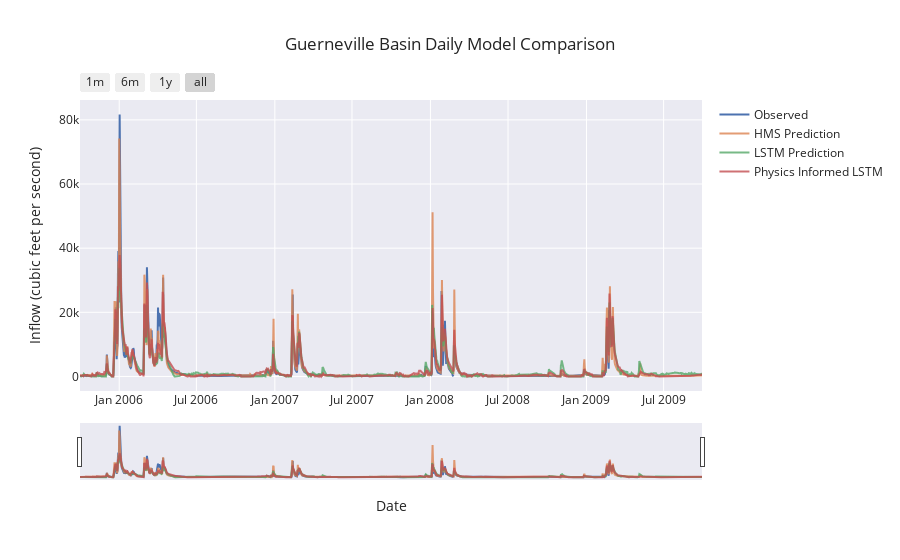

Source (notebook cell):
### Code cell
fancyCombinedPlot(lstm_results=lstm_results_path_ext, lstmPhysics_results= lstmPhysics_results_path_ext, HMS_results=path_to_physics_data, title='Guerneville Basin Daily Model Comparison', fName = "guerneville_daily_metrics.csv")

### Figure 1 — Plotly figure (JSON) as saved in the notebook; plotly's stock layout.template omitted (floating-point values rounded to 4 significant figures; data arrays with more than 128 entries replaced by an {"elided": "..."} marker saying what was removed)
{"data": [{"mode": "lines", "name": "Observed", "type": "scatter", "x": {"elided": "1460 str values"}, "y": {"elided": "1460 float values"}}, {"mode": "lines", "name": "HMS Prediction", "opacity": 0.8, "type": "scatter", "x": {"elided": "1460 str values"}, "y": {"elided": "1460 float values"}}, {"mode": "lines", "name": "LSTM Prediction", "opacity": 0.8, "type": "scatter", "x": {"elided": "1460 str values"}, "y": {"elided": "1460 float values"}}, {"mode": "lines", "name": "Physics Informed LSTM", "opacity": 0.8, "type": "scatter", "x": {"elided": "1460 str values"}, "y": {"elided": "1460 float values"}}], "layout": {"autosize": true, "hovermode": "x unified", "title": {"text": "Guerneville Basin Daily Model Comparison"}, "xaxis": {"autorange": true, "range": ["2005-10-01", "2009-09-29"], "rangeselector": {"buttons": [{"count": 1, "label": "1m", "step": "month", "stepmode": "backward"}, {"count": 6, "label": "6m", "step": "month", "stepmode": "backward"}, {"count": 1, "label": "1y", "step": "year", "stepmode": "backward"}, {"step": "all"}]}, "rangeslider": {"autorange": true, "range": ["2005-10-01", "2009-09-29"], "visible": true, "yaxis": {"_template": null, "rangemode": "match"}}, "title": {"text": "Date"}, "type": "date"}, "yaxis": {"autorange": true, "range": [-4537.0, 86200.0], "title": {"text": "Inflow (cubic feet per second)"}, "type": "linear"}}}
